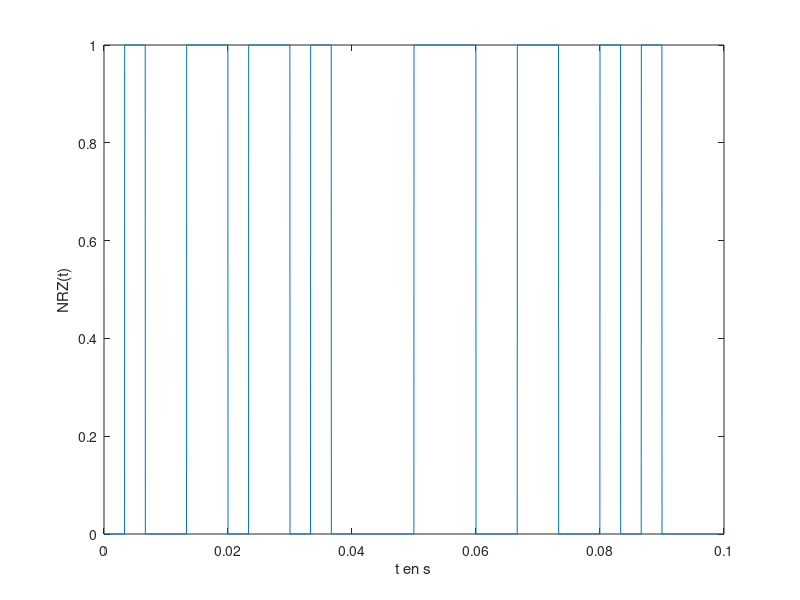
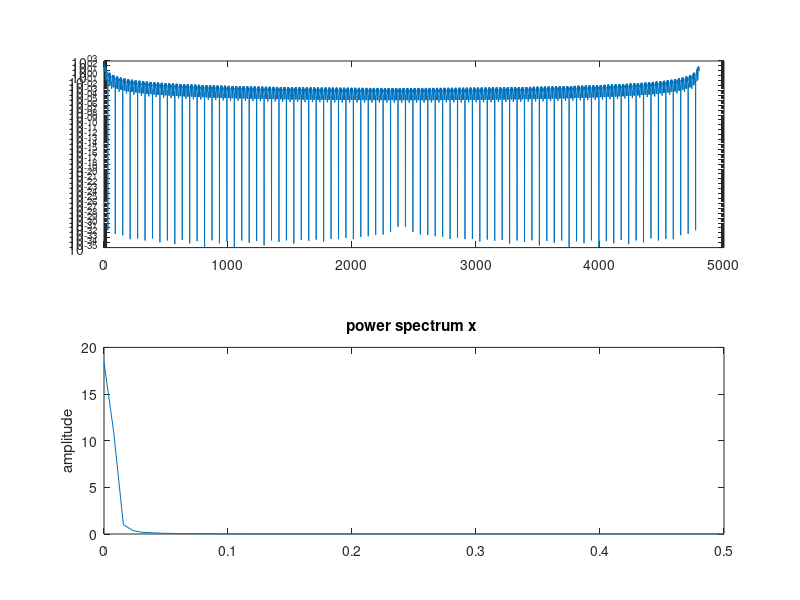
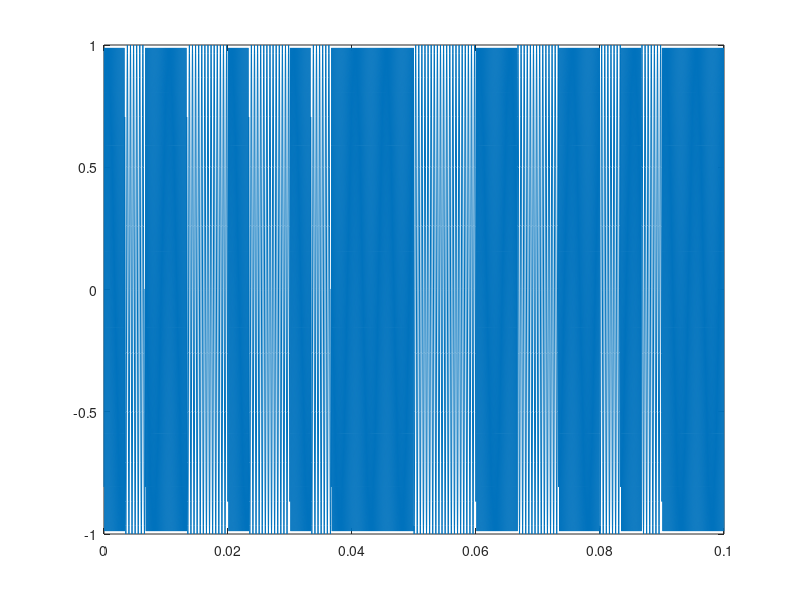
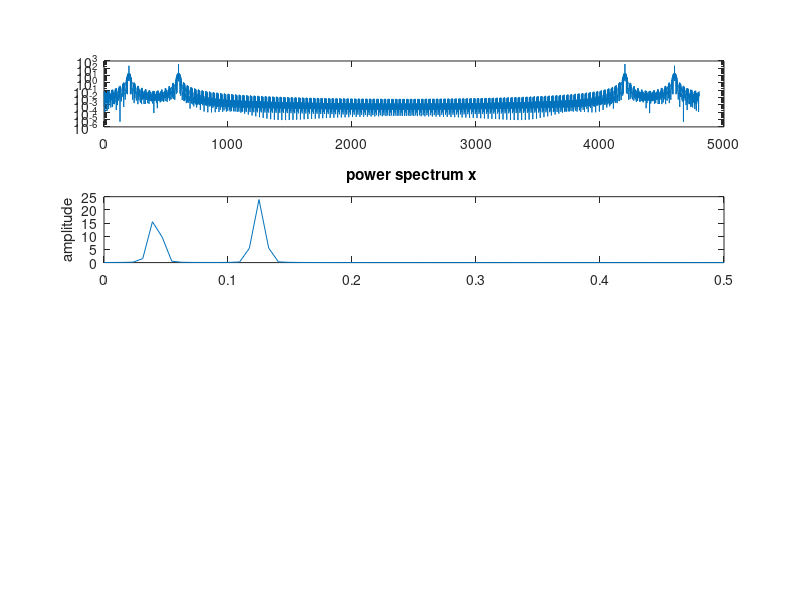

Recreate these plots in MATLAB, in order.
F0 = 6000; %Hz
F1 = 2000; %Hz
Fe = 48000; %Hz

Te = 1/Fe; %s
Ts = 1/300; %s/bits
Ns = floor(Ts/Te); %échantillons/bits

donnees = randi(0:1, 30, 1);
NRZ = zeros(length(donnees)*Ns,1);
T = ([0:Ns*length(donnees)-1]*Te)';

%3.1.1.1

for i = 1:length(donnees)
    NRZ((i-1)*Ns+1:i*Ns) = donnees(i);
end;

%3.1.1.2

figure;
plot(T,NRZ);
xlabel('t en s');
ylabel('NRZ(t)');

%3.1.1.3

S_NRZ = abs(fft(NRZ).^2)/length(NRZ);
figure;
subplot(211);
semilogy(S_NRZ);
subplot(212);
pwelch(NRZ);

%3.1.2.1

phi0 = rand*2*pi;
phi1 = rand*2*pi;

Cos0 = cos(2*pi*F0*T + phi0);
Cos1 = cos(2*pi*F1*T + phi1);
Un = eye(size(NRZ));

x = (1 - NRZ).*Cos0 + NRZ.*Cos1;

%3.1.2.2

figure;
plot(T,x);

%3.1.2.3

%3.1.2.4

S_x = abs(fft(x).^2)/length(x);
figure;
subplot(411);
semilogy(S_x);
subplot(412);
pwelch(x);

%3.3.1 Filtre passe-bas

g = Fe*(1:length(x))/length(x);
fc = 2500; %Hz
intervalle = [-100*Te:Te:100*Te];

figure;
h = (2*fc/Fe)*sinc(2*fc*intervalle);
H = 50*fft(h);
z = filter(H,[1],x);
Z = abs(fft(z));
plot(intervalle,H);

%3.3.2 Filtre passe-haut
